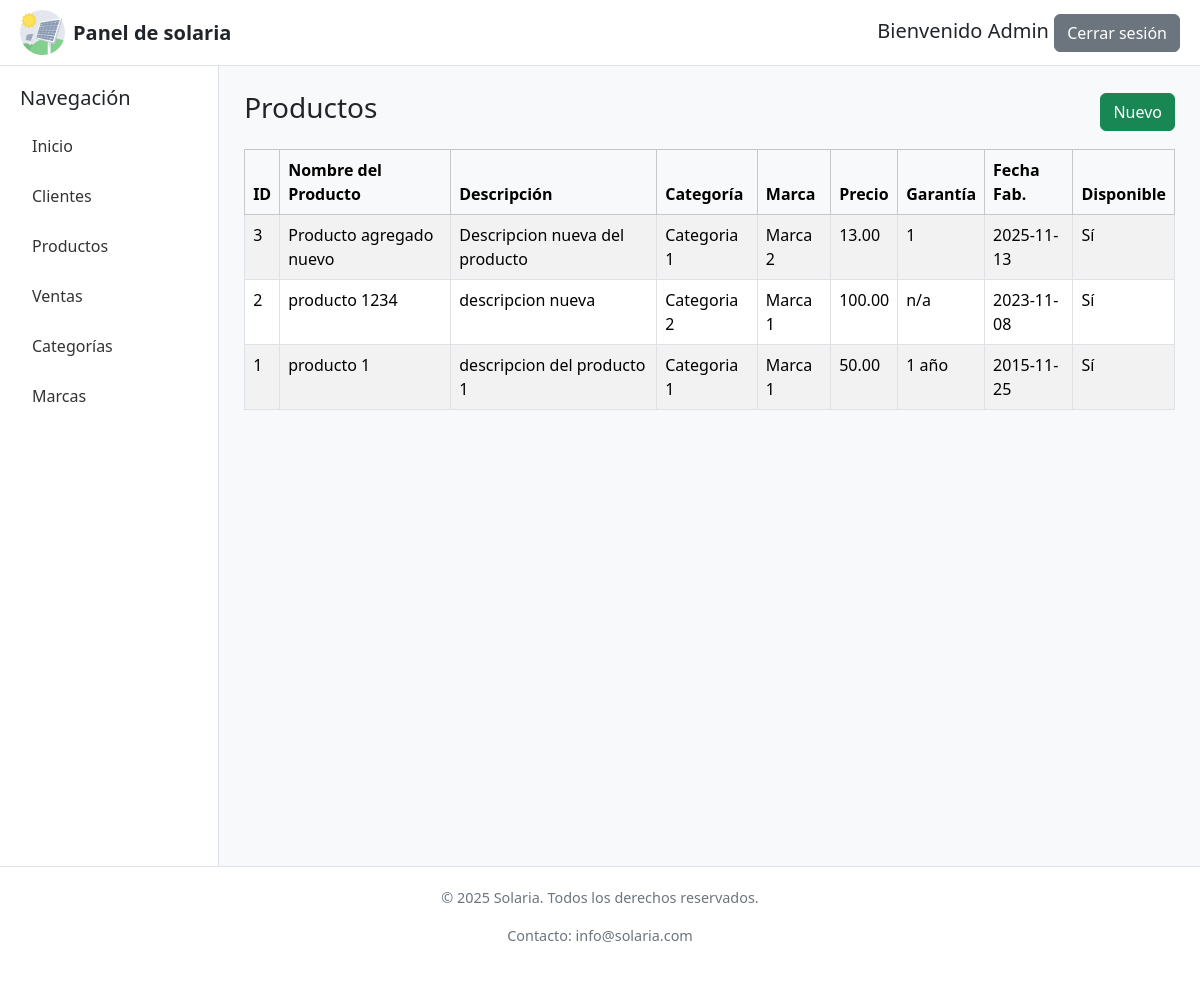
Page /producto (signed in) on the committed database.
### tables this page shows
CREATE TABLE `productos` (
  `productoId` int(11) NOT NULL,
  `categoriaId` int(11) NOT NULL,
  `nombre_producto` varchar(50) NOT NULL,
  `desc_producto` varchar(100) NOT NULL,
  `marcaId` int(11) NOT NULL,
  `precioUnitario` decimal(10,0) NOT NULL,
  `tiempoGarantia` varchar(30) DEFAULT NULL,
  `fechaFab` date DEFAULT NULL,
  `existente` tinyint(1) DEFAULT NULL
);

CREATE TABLE `categorias` (
  `categoriaId` int(11) NOT NULL,
  `nombreCat` varchar(30) NOT NULL,
  `descripcion` varchar(30) DEFAULT NULL
);

CREATE TABLE `marcas` (
  `marcaId` int(11) NOT NULL,
  `nombreMarca` char(25) NOT NULL
);

### helpers/EnvLoader.php (called while the page is built, shortened)
<?php
class EnvLoader {
    public static function get($key, $default = null) {
        return $_ENV[$key] ?? getenv($key) ?: $default;
    }
}

### models/conexion.php (called while the page is built, shortened)
<?php
require_once __DIR__ . '/../helpers/EnvLoader.php';
class Conexion
{
    private $conDB = null;
    public function __construct() {
        try{
            $this->host = EnvLoader::get('DBHOST', 'localhost');
            $this->port = EnvLoader::get('DBPORT', '3306');
            $this->user = EnvLoader::get('DBUSER', 'root');
            $this->pass = EnvLoader::get('DBPASS', '');
            $this->dbname = EnvLoader::get('DBNAME', 'test');
            $strConexion = "mysql:host={$this->host};port={$this->port};dbname={$this->dbname}";
            $this->conDB = new PDO($strConexion, $this->user, $this->pass);
        }catch(Exception $e){
            echo "Error al cargar la conexion: " . $e->getMessage();
        }
    }
    public function getConexion() {
        return $this->conDB;
    }
}

### controllers/ProductoController.php (called while the page is built, shortened)
<?php
require_once __DIR__ . '/../models/ProductoModel.php';
class ProductoController
{
    private $productoModel;
    public function __construct()
    {
        $this->productoModel = new ProductoModel();
    }
    public function index()
    {
        $productos = $this->productoModel->verProductos();
        require_once VIEWS_PATH . 'productos/panelProductos.php';
    }
}

### models/ProductoModel.php (called while the page is built, shortened)
<?php
require_once 'conexion.php';
class ProductoModel extends Conexion
{
    public function __construct()
    {
        $this->conexion = $this->getConexion();
    }
    public function verProductos(): array
    {
        return $this->listarConJoins();
    }
    public function listarConJoins(): array
    {
        $sql = "SELECT
                p.productoId,
                p.nombre_producto,
                p.desc_producto,
                c.nombreCat AS categoria,
                m.nombreMarca AS marca,
                p.precioUnitario AS precio,
                p.tiempoGarantia AS garantia,
                p.fechaFab AS fechaFabricacion,
                p.existente AS disponible
            FROM productos p
            JOIN categorias c ON c.categoriaId = p.categoriaId
            JOIN marcas m     ON m.marcaId     = p.marcaId
            ORDER BY p.productoId DESC";
        $cmd = $this->conexion->prepare($sql);
        $cmd->execute();
        return $cmd->fetchAll(PDO::FETCH_ASSOC);
    }
}

### views/productos/panelProductos.php (the view)
<?php require_once VIEWS_PATH.'layout/header.php'; ?>
<div class="d-flex justify-content-between align-items-center mb-3">
  <h3>Productos</h3>
  <a href="<?= BASE_URL ?>producto/nuevo" class="btn btn-success">Nuevo</a>
</div>
<table class="table table-bordered table-striped">
    <thead class="table-light">
        <tr>
            <th>ID</th>
            <th>Nombre del Producto</th>
            <th>Descripción</th>
            <th>Categoría</th>
            <th>Marca</th>
            <th>Precio</th>
            <th>Garantía</th>
            <th>Fecha Fab.</th>
            <th>Disponible</th>
        </tr>
    </thead>
    <tbody>
    <?php if (!empty($productos)): ?>
        <?php foreach ($productos as $p): ?>
            <tr>
                <td><?= htmlspecialchars($p['productoId']) ?></td>
                <td><?= htmlspecialchars($p['nombre_producto'] ?? '') ?></td>
                <td><?= htmlspecialchars($p['desc_producto'] ?? '') ?></td>
                <td><?= htmlspecialchars($p['categoria']) ?></td>
                <td><?= htmlspecialchars($p['marca']) ?></td>
                <td><?= number_format((float)$p['precio'], 2) ?></td>
                <td><?= htmlspecialchars($p['garantia']) ?></td>
                <td><?= htmlspecialchars($p['fechaFabricacion']) ?></td>
                <td><?= !empty($p['disponible']) ? 'Sí' : 'No' ?></td>
            </tr>
        <?php endforeach; ?>
    <?php else: ?>
        <tr>
            <td colspan="9" class="text-center">No hay productos registrados.</td>
        </tr>
    <?php endif; ?>
    </tbody>
</table>
<?php require_once VIEWS_PATH.'layout/footer.php'; ?>

### index.php (shortened to what this page needs)
<?php
require_once __DIR__ . '/helpers/EnvLoader.php';
$url = isset($_GET['url']) ? explode('/', $_GET['url']) : [];
$controllerName = !empty($url[0]) ? ucfirst($url[0]) . 'Controller' : null;
$action = (isset($url[1]) && $url[1] !== '') ? $url[1] : 'index';
$param = $url[2] ?? null;
$controllerFile = 'controllers/' . $controllerName . '.php';
if (file_exists($controllerFile)) {
    $controller = new $controllerName();
    if (method_exists($controller, $action)) {
        if ($param !== null) {
            $controller->$action($param);
        } else {
            $controller->$action();
        }
    } else {
        echo "Método '$action' no encontrado.";
    }
} else {
    echo "Controlador '$controllerName' no encontrado.";
}
exit();

### views/layout/header.php (shortened to what this page needs)
<!DOCTYPE html>
<html lang="es">
<head>
    <link href="https://cdn.jsdelivr.net/npm/bootstrap@5.3.3/dist/css/bootstrap.min.css" rel="stylesheet">
</head>
<body>
<div class="content-wrapper">
    <header class="top-bar">
        <div class="d-flex align-items-center">
            <img src="<?php echo BASE_URL . 'images/ver/panel.png'?>" alt="Logo" class="me-2 LogoMenu"> <span class="fs-5 fw-bold">Panel de solaria</span>
        </div>
        <div class="fs-5">
             Bienvenido
            <?php if (isset($_SESSION["username"])) { ?>
                <?php echo $_SESSION['username']; ?>
                <a href="<?php echo BASE_URL. 'login/logout' ?>" class="btn btn-secondary">Cerrar sesión</a>
            <?php } ?>
        </div>
    </header>
    <div class="dashboard-container">
        <?php require_once(VIEWS_PATH . 'layout/sidebar.php'); ?>
        <main class="content">

### views/layout/sidebar.php (shortened to what this page needs)
<aside class="sidebar">
    <h5 class="mb-3">Navegación</h5>
    <ul class="sidebar-nav-list">
        <li><a href="<?php echo BASE_URL; ?>">Inicio</a></li>
        <?php if (isset($_SESSION["username"])) {
        ?>
            <li><a href="<?php echo BASE_URL; ?>cliente/mostrarPanelClientes">Clientes</a></li>
            <li><a href="<?= BASE_URL ?>producto">Productos</a></li>
            <li><a href="<?php echo BASE_URL; ?>ventas/listarVentas">Ventas</a></li>
            <li><a href="<?php echo BASE_URL; ?>categoria/listarCategorias">Categorías</a></li>
            <li><a href="<?php echo BASE_URL; ?>marca/listarMarcas">Marcas</a></li>
        <?php
        } else {
        ?>
            <li><a href="<?php echo BASE_URL; ?>login">Login</a></li>
        <?php } ?>
    </ul>
</aside>

### views/layout/footer.php (shortened to what this page needs)
         </main>
    </div>
    <footer class="footer">
        <p>&copy; 2025 Solaria. Todos los derechos reservados.</p>
        <p>Contacto: info@solaria.com</p>
    </footer>
</div> <script src="https://cdn.jsdelivr.net/npm/bootstrap@5.3.3/dist/js/bootstrap.bundle.min.js"></script>
</body>
</html>

### views/layout/header.php (style rules this page uses)
body { background-color: #f8f9fa; }
.dashboard-container { display: flex; min-height: 100vh; }
.sidebar { width: 240px; background-color: #fff; border-right: 1px solid #dee2e6; padding: 20px; }
.sidebar-nav-list { list-style: none; padding-left: 0; }
.sidebar-nav-list li { margin-bottom: 10px; }
.sidebar-nav-list a { text-decoration: none; color: #333; display: block; padding: 8px 12px; border-radius: 6px; }
.top-bar { background-color: #fff; border-bottom: 1px solid #dee2e6; padding: 10px 20px; display: flex; justify-content: space-between; align-items: center; }
.content-wrapper { flex-grow: 1; display: flex; flex-direction: column; }
.content { flex-grow: 1; padding: 25px; }
.footer { background-color: #fff; border-top: 1px solid #dee2e6; padding: 20px; text-align: center; color: #6c757d; font-size: 0.9em; }
.LogoMenu { width: 45px; height: 45px; }

### rows in the picture
productos: productoId "3", nombre_producto "Producto agregado nuevo", desc_producto "Descripcion nueva del producto", categoriaId.nombreCat "Categoria 1", marcaId.nombreMarca "Marca 2", precioUnitario "13.00", tiempoGarantia "1", fechaFab "2025-11-13", existente "Sí"
productos: productoId "2", nombre_producto "producto 1234", desc_producto "descripcion nueva", categoriaId.nombreCat "Categoria 2", marcaId.nombreMarca "Marca 1", precioUnitario "100.00", tiempoGarantia "n/a", fechaFab "2023-11-08", existente "Sí"
productos: productoId "1", nombre_producto "producto 1", desc_producto "descripcion del producto 1", categoriaId.nombreCat "Categoria 1", marcaId.nombreMarca "Marca 1", precioUnitario "50.00", tiempoGarantia "1 año", fechaFab "2015-11-25", existente "Sí"

### other values in the picture
$_SESSION['username'] "Admin"
